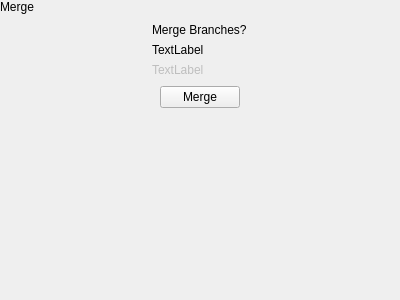
<?xml version="1.0" encoding="UTF-8"?>
<ui version="4.0">
 <class>MergeSnapIn</class>
 <widget class="QWidget" name="MergeSnapIn">
  <property name="geometry">
   <rect>
    <x>0</x>
    <y>0</y>
    <width>400</width>
    <height>300</height>
   </rect>
  </property>
  <property name="windowTitle">
   <string notr="true">Form</string>
  </property>
  <layout class="QVBoxLayout" name="verticalLayout">
   <property name="spacing">
    <number>0</number>
   </property>
   <property name="leftMargin">
    <number>0</number>
   </property>
   <property name="topMargin">
    <number>0</number>
   </property>
   <property name="rightMargin">
    <number>0</number>
   </property>
   <property name="bottomMargin">
    <number>0</number>
   </property>
   <item>
    <widget class="tStackedWidget" name="stackedWidget">
     <property name="currentIndex">
      <number>0</number>
     </property>
     <widget class="QWidget" name="mergePage">
      <layout class="QVBoxLayout" name="verticalLayout_2">
       <property name="spacing">
        <number>0</number>
       </property>
       <property name="leftMargin">
        <number>0</number>
       </property>
       <property name="topMargin">
        <number>0</number>
       </property>
       <property name="rightMargin">
        <number>0</number>
       </property>
       <property name="bottomMargin">
        <number>0</number>
       </property>
       <item>
        <widget class="tTitleLabel" name="titleLabel">
         <property name="text">
          <string>Merge</string>
         </property>
        </widget>
       </item>
       <item alignment="Qt::AlignHCenter">
        <widget class="QWidget" name="mergeOptionsWidget" native="true">
         <layout class="QVBoxLayout" name="verticalLayout_3">
          <item>
           <widget class="tSubtitleLabel" name="label_2">
            <property name="text">
             <string>Merge Branches?</string>
            </property>
           </widget>
          </item>
          <item>
           <widget class="QLabel" name="mergeDescription">
            <property name="text">
             <string notr="true">TextLabel</string>
            </property>
           </widget>
          </item>
          <item>
           <widget class="QLabel" name="mergeInformation">
            <property name="enabled">
             <bool>false</bool>
            </property>
            <property name="text">
             <string>TextLabel</string>
            </property>
           </widget>
          </item>
         </layout>
        </widget>
       </item>
       <item alignment="Qt::AlignHCenter">
        <widget class="QPushButton" name="mergeButton">
         <property name="text">
          <string notr="true">Merge</string>
         </property>
        </widget>
       </item>
       <item>
        <spacer name="verticalSpacer">
         <property name="orientation">
          <enum>Qt::Vertical</enum>
         </property>
         <property name="sizeHint" stdset="0">
          <size>
           <width>20</width>
           <height>270</height>
          </size>
         </property>
        </spacer>
       </item>
      </layout>
     </widget>
     <widget class="QWidget" name="mergeUnavailablePage">
      <layout class="QVBoxLayout" name="verticalLayout_5">
       <property name="spacing">
        <number>0</number>
       </property>
       <property name="leftMargin">
        <number>0</number>
       </property>
       <property name="topMargin">
        <number>0</number>
       </property>
       <property name="rightMargin">
        <number>0</number>
       </property>
       <property name="bottomMargin">
        <number>0</number>
       </property>
       <item>
        <widget class="tTitleLabel" name="titleLabel_2">
         <property name="text">
          <string>Merge</string>
         </property>
        </widget>
       </item>
       <item alignment="Qt::AlignHCenter">
        <widget class="QWidget" name="mergeUnavailableWidget" native="true">
         <layout class="QVBoxLayout" name="verticalLayout_4">
          <item>
           <widget class="tSubtitleLabel" name="mergeUnavailableTitle">
            <property name="text">
             <string notr="true">Unable to merge</string>
            </property>
           </widget>
          </item>
          <item>
           <widget class="QLabel" name="mergeUnavailableText">
            <property name="text">
             <string notr="true">TextLabel</string>
            </property>
           </widget>
          </item>
         </layout>
        </widget>
       </item>
       <item alignment="Qt::AlignHCenter">
        <widget class="QPushButton" name="mergeUnavailableButton">
         <property name="text">
          <string>OK</string>
         </property>
        </widget>
       </item>
       <item>
        <spacer name="verticalSpacer_2">
         <property name="orientation">
          <enum>Qt::Vertical</enum>
         </property>
         <property name="sizeHint" stdset="0">
          <size>
           <width>20</width>
           <height>201</height>
          </size>
         </property>
        </spacer>
       </item>
      </layout>
     </widget>
    </widget>
   </item>
  </layout>
 </widget>
 <customwidgets>
  <customwidget>
   <class>tStackedWidget</class>
   <extends>QStackedWidget</extends>
   <header location="global">tstackedwidget.h</header>
   <container>1</container>
   <slots>
    <signal>switchingFrame(int)</signal>
   </slots>
  </customwidget>
  <customwidget>
   <class>tTitleLabel</class>
   <extends>QLabel</extends>
   <header location="global">ttitlelabel.h</header>
   <slots>
    <signal>backButtonClicked()</signal>
   </slots>
  </customwidget>
  <customwidget>
   <class>tSubtitleLabel</class>
   <extends>QLabel</extends>
   <header location="global">tsubtitlelabel.h</header>
  </customwidget>
 </customwidgets>
 <resources/>
 <connections/>
</ui>
